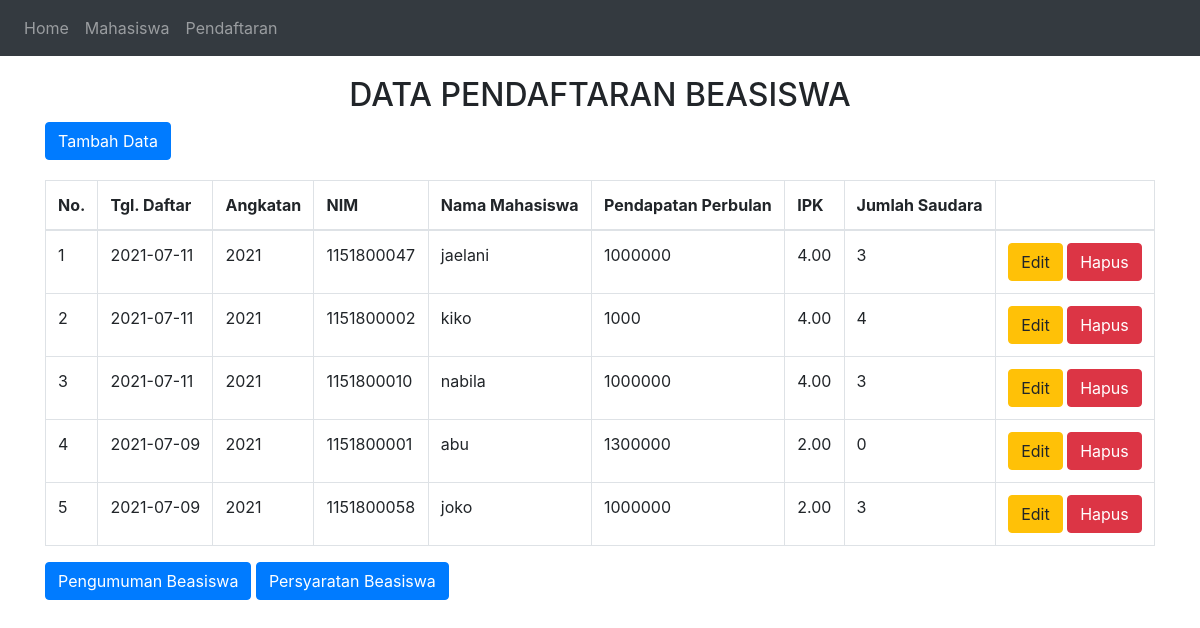
The page /?page=pendaftaran on the database its author committed.
### tables this page shows
CREATE TABLE `pendaftaran` (
  `iddaftar` int(11) NOT NULL,
  `tgldaftar` date NOT NULL,
  `tahun` varchar(4) NOT NULL,
  `nim` varchar(11) NOT NULL,
  `pendapatan` int(8) NOT NULL,
  `ipk` decimal(3,2) NOT NULL,
  `saudara` int(2) NOT NULL
);

CREATE TABLE `mahasiswa` (
  `nim` varchar(11) NOT NULL,
  `nmmahasiswa` varchar(500) NOT NULL,
  `alamat` varchar(500) NOT NULL,
  `telp` varchar(15) NOT NULL
);

### tampil_pendaftaran.php (the view, shortened to what this page needs)
<h2 align="center">DATA PENDAFTARAN  BEASISWA</h2>
<a class="btn btn-primary" href="?page=pendaftaran&action=tambah" style="margin-bottom: 10px">Tambah Data</a>
<table class="table table-bordered"  style="margin-top: 10px" id="myTables">
    <thead>
      <tr>
        <th>No.</th>
        <th>Tgl. Daftar</th>
        <th>Angkatan</th>
        <th>NIM</th>
        <th> Nama Mahasiswa </th>
        <th>Pendapatan Perbulan</th>
        <th>IPK</th>
        <th>Jumlah Saudara</th>
        <th></th>
      </tr>
    </thead>
    <tbody>
    <?php
    $i=1;
    $sql = "SELECT pendaftaran.iddaftar,pendaftaran.tgldaftar,pendaftaran.tahun,pendaftaran.nim,mahasiswa.nmmahasiswa,pendaftaran.pendapatan,pendaftaran.ipk,pendaftaran.saudara
    FROM pendaftaran INNER JOIN mahasiswa ON pendaftaran.nim=mahasiswa.nim ORDER BY pendaftaran.tgldaftar DESC ";
        $result = $conn->query($sql);
      while($row = $result->fetch_assoc()) {
    ?>
     <tr>
      <td><?php echo $i++; ?></td>
      <td><?php echo $row['tgldaftar']; ?></td>
      <td><?php echo $row['tahun']; ?></td>
      <td><?php echo $row['nim']; ?></td>
      <td ><?php echo $row['nmmahasiswa']; ?></td>
      <td ><?php echo $row['pendapatan']; ?></td>
      <td ><?php echo $row['ipk']; ?></td>
      <td ><?php echo $row['saudara']; ?></td>
	  <td align="center">
      <a class="btn btn-warning" href="?page=pendaftaran&action=update&iddaftar=<?php echo $row['iddaftar']; ?>">Edit</a>
      <a onclick="return confirm('Yakin menghapus data ini ?')" class="btn btn-danger" href="?page=pendaftaran&action=hapus&iddaftar=<?php echo $row['iddaftar']; ?>">Hapus</a>
    </td>
     </tr>
 <?php
     }
 ?>
   </tbody>
</table>
<a class="btn btn-primary" href="?page=perangkingan" style="margin-bottom: 10px">Pengumuman Beasiswa</a>
<a class="btn btn-primary" href="?page=persyaratan" style="margin-bottom: 10px">Persyaratan Beasiswa</a>

### rows shown on the page
pendaftaran: tgldaftar "2021-07-11", tahun "2021", nim "1151800047", mahasiswa.nmmahasiswa "jaelani", pendapatan "1000000", ipk "4.00", saudara "3"
pendaftaran: tgldaftar "2021-07-11", tahun "2021", nim "1151800002", mahasiswa.nmmahasiswa "kiko", pendapatan "1000", ipk "4.00", saudara "4"
pendaftaran: tgldaftar "2021-07-11", tahun "2021", nim "1151800010", mahasiswa.nmmahasiswa "nabila", pendapatan "1000000", ipk "4.00", saudara "3"
pendaftaran: tgldaftar "2021-07-09", tahun "2021", nim "1151800001", mahasiswa.nmmahasiswa "abu", pendapatan "1300000", ipk "2.00", saudara "0"
pendaftaran: tgldaftar "2021-07-09", tahun "2021", nim "1151800058", mahasiswa.nmmahasiswa "joko", pendapatan "1000000", ipk "2.00", saudara "3"
